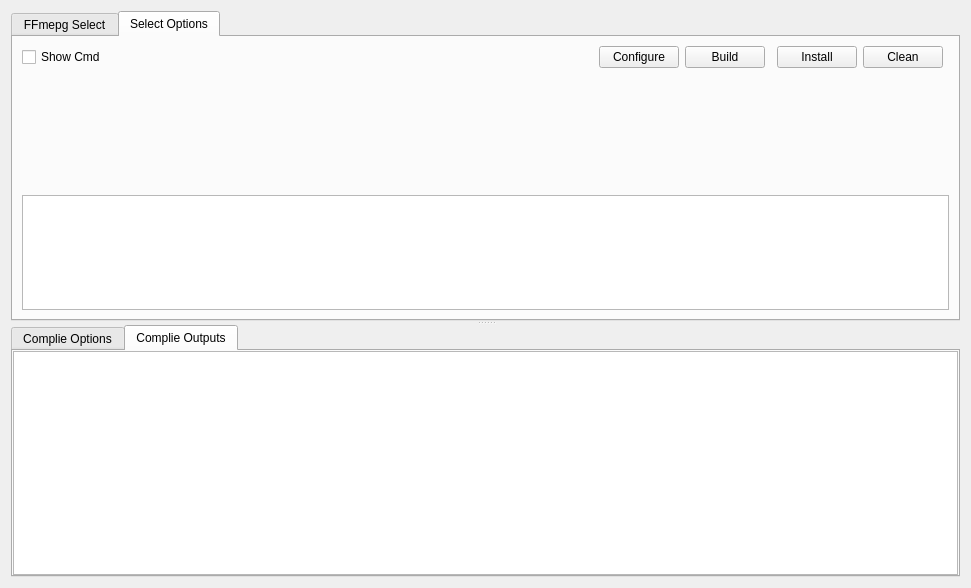
<?xml version="1.0" encoding="UTF-8"?>
<ui version="4.0">
 <class>FFmpegBuildTool</class>
 <widget class="QWidget" name="FFmpegBuildTool">
  <property name="geometry">
   <rect>
    <x>0</x>
    <y>0</y>
    <width>971</width>
    <height>588</height>
   </rect>
  </property>
  <property name="windowTitle">
   <string>Form</string>
  </property>
  <layout class="QVBoxLayout" name="verticalLayout">
   <item>
    <widget class="QSplitter" name="splitter_2">
     <property name="orientation">
      <enum>Qt::Vertical</enum>
     </property>
     <widget class="QTabWidget" name="tabWidget_2">
      <property name="currentIndex">
       <number>1</number>
      </property>
      <widget class="QWidget" name="tab_3">
       <attribute name="title">
        <string>FFmepg Select</string>
       </attribute>
       <layout class="QGridLayout" name="gridLayout">
        <item row="0" column="2">
         <widget class="QLineEdit" name="remote_ffmpeg_url_le">
          <property name="enabled">
           <bool>false</bool>
          </property>
         </widget>
        </item>
        <item row="1" column="0">
         <widget class="QLabel" name="label">
          <property name="text">
           <string>Local FFmpeg:</string>
          </property>
         </widget>
        </item>
        <item row="0" column="0">
         <widget class="QLabel" name="label_3">
          <property name="text">
           <string>Remote FFmpeg:</string>
          </property>
         </widget>
        </item>
        <item row="0" column="1">
         <widget class="QComboBox" name="remote_ffmpeg_title_combx">
          <property name="enabled">
           <bool>false</bool>
          </property>
          <property name="editable">
           <bool>true</bool>
          </property>
         </widget>
        </item>
        <item row="1" column="1" colspan="2">
         <widget class="QComboBox" name="local_ffmpeg_combx">
          <property name="enabled">
           <bool>true</bool>
          </property>
          <property name="editable">
           <bool>false</bool>
          </property>
         </widget>
        </item>
        <item row="1" column="3">
         <widget class="QPushButton" name="select_local_path_btn">
          <property name="text">
           <string>Select</string>
          </property>
         </widget>
        </item>
        <item row="0" column="3">
         <widget class="QPushButton" name="pushButton">
          <property name="enabled">
           <bool>false</bool>
          </property>
          <property name="text">
           <string>Download</string>
          </property>
         </widget>
        </item>
        <item row="2" column="1">
         <spacer name="verticalSpacer">
          <property name="orientation">
           <enum>Qt::Vertical</enum>
          </property>
          <property name="sizeHint" stdset="0">
           <size>
            <width>20</width>
            <height>40</height>
           </size>
          </property>
         </spacer>
        </item>
       </layout>
      </widget>
      <widget class="QWidget" name="tab_4">
       <attribute name="title">
        <string>Select Options</string>
       </attribute>
       <layout class="QGridLayout" name="gridLayout_3" rowstretch="0,1,1" columnstretch="1,0,0,0,0,0,0">
        <item row="2" column="0" colspan="7">
         <widget class="ZTextEditor" name="cmd_ple">
          <property name="enabled">
           <bool>true</bool>
          </property>
          <property name="sizePolicy">
           <sizepolicy hsizetype="Preferred" vsizetype="Preferred">
            <horstretch>0</horstretch>
            <verstretch>0</verstretch>
           </sizepolicy>
          </property>
         </widget>
        </item>
        <item row="0" column="2">
         <widget class="QPushButton" name="build_btn">
          <property name="text">
           <string>Build</string>
          </property>
         </widget>
        </item>
        <item row="0" column="4">
         <widget class="QPushButton" name="install_btn">
          <property name="text">
           <string>Install</string>
          </property>
         </widget>
        </item>
        <item row="0" column="0">
         <widget class="QCheckBox" name="show_cmd_cbx">
          <property name="text">
           <string>Show Cmd</string>
          </property>
         </widget>
        </item>
        <item row="1" column="0" colspan="7">
         <widget class="InfoWidgets" name="select_option_tb" native="true">
          <property name="sizePolicy">
           <sizepolicy hsizetype="Preferred" vsizetype="Minimum">
            <horstretch>0</horstretch>
            <verstretch>0</verstretch>
           </sizepolicy>
          </property>
         </widget>
        </item>
        <item row="0" column="1">
         <widget class="QPushButton" name="configure_btn">
          <property name="text">
           <string>Configure</string>
          </property>
         </widget>
        </item>
        <item row="0" column="5">
         <widget class="QPushButton" name="clean_btn">
          <property name="text">
           <string>Clean</string>
          </property>
         </widget>
        </item>
       </layout>
      </widget>
     </widget>
     <widget class="QSplitter" name="splitter">
      <property name="orientation">
       <enum>Qt::Vertical</enum>
      </property>
      <widget class="QTabWidget" name="tabWidget">
       <property name="currentIndex">
        <number>1</number>
       </property>
       <widget class="QWidget" name="tab">
        <attribute name="title">
         <string>Complie Options</string>
        </attribute>
        <layout class="QVBoxLayout" name="verticalLayout_2">
         <property name="leftMargin">
          <number>0</number>
         </property>
         <property name="topMargin">
          <number>0</number>
         </property>
         <property name="rightMargin">
          <number>0</number>
         </property>
         <property name="bottomMargin">
          <number>0</number>
         </property>
         <item>
          <widget class="TabConfigWg" name="ffmpeg_complie_options_tb" native="true"/>
         </item>
        </layout>
       </widget>
       <widget class="QWidget" name="tab_2">
        <attribute name="title">
         <string>Complie Outputs</string>
        </attribute>
        <layout class="QVBoxLayout" name="verticalLayout_3">
         <property name="leftMargin">
          <number>0</number>
         </property>
         <property name="topMargin">
          <number>0</number>
         </property>
         <property name="rightMargin">
          <number>0</number>
         </property>
         <property name="bottomMargin">
          <number>0</number>
         </property>
         <item>
          <widget class="ZTextEditor" name="complie_output_ple"/>
         </item>
        </layout>
       </widget>
      </widget>
     </widget>
    </widget>
   </item>
  </layout>
 </widget>
 <customwidgets>
  <customwidget>
   <class>ZTextEditor</class>
   <extends>QPlainTextEdit</extends>
   <header>common/ztexteditor.h</header>
  </customwidget>
  <customwidget>
   <class>InfoWidgets</class>
   <extends>QWidget</extends>
   <header>widgets/infowidgets.h</header>
   <container>1</container>
  </customwidget>
  <customwidget>
   <class>TabConfigWg</class>
   <extends>QWidget</extends>
   <header>widgets/tabconfigwg.h</header>
   <container>1</container>
  </customwidget>
 </customwidgets>
 <resources/>
 <connections/>
</ui>
